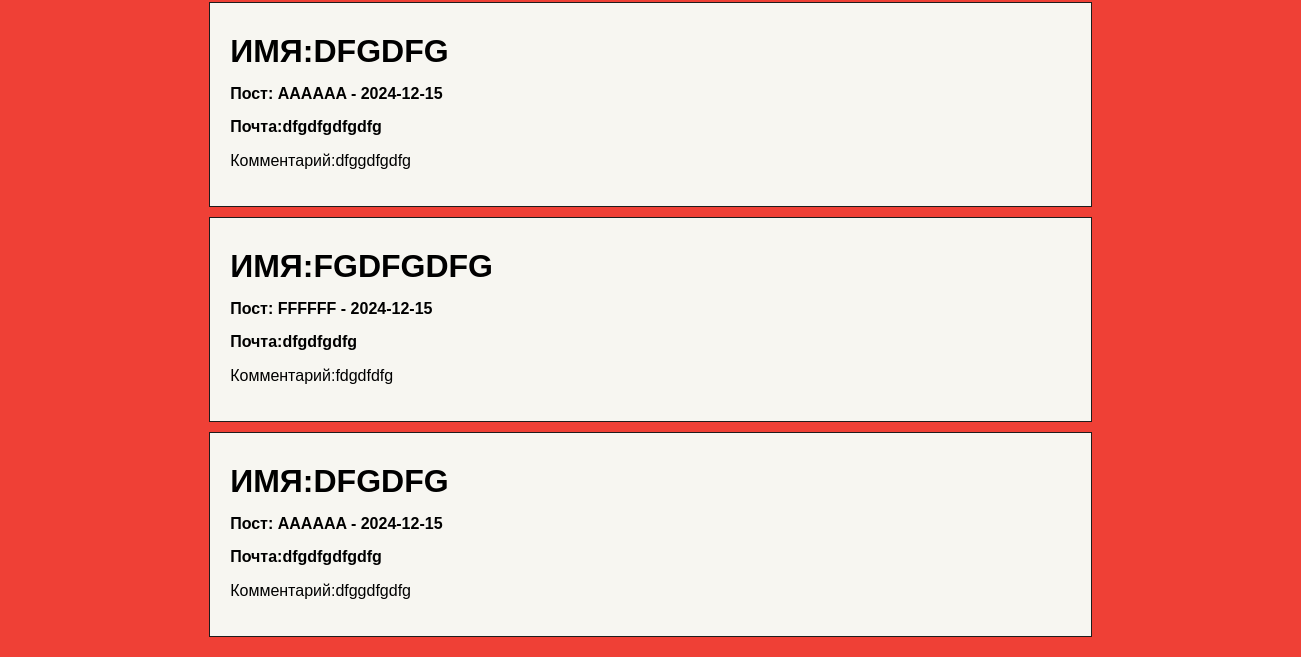
The app's page /posts/comments/ (lower part), older data.
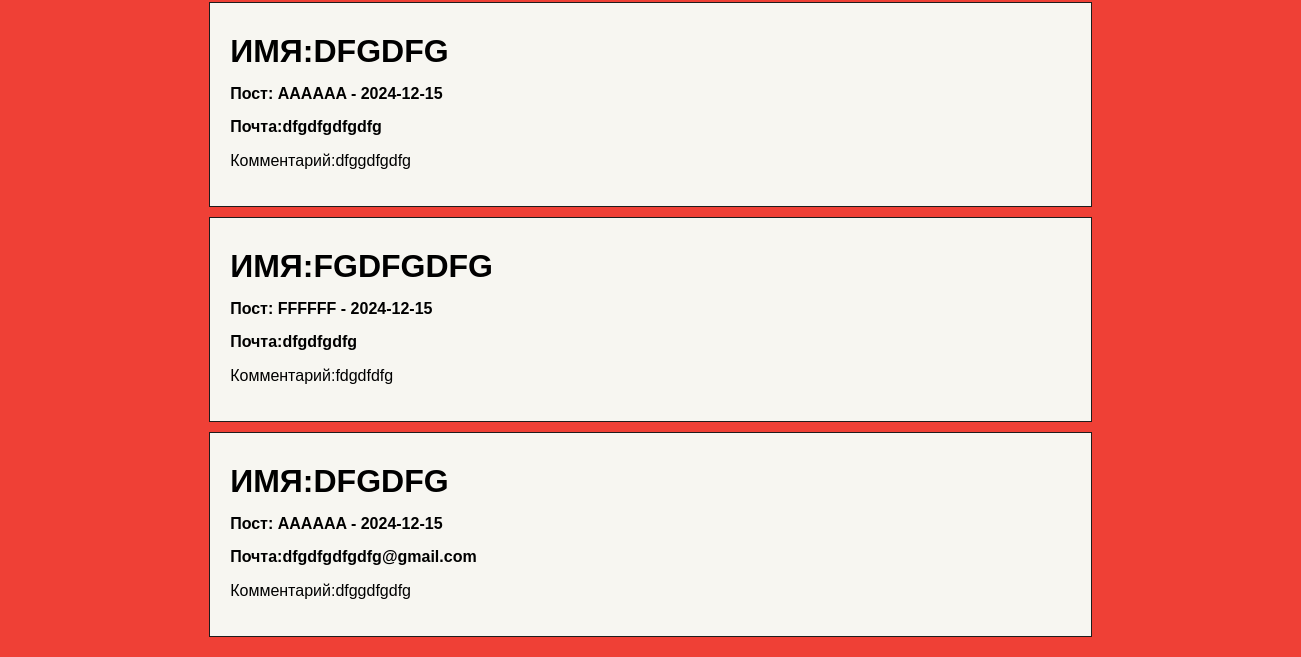
The same page, newer data.
### posts/models.py (models this page shows, shortened)
class Comment(models.Model):
    name = models.CharField(max_length=40, blank=False)
    email = models.EmailField(blank=False)
    text = models.TextField(max_length=500, blank=False)
    new = models.ForeignKey(News, on_delete=models.CASCADE)
    status = models.CharField(max_length=1, choices=STATUS_CHOICES, default="d")

class News(models.Model):
    title = models.CharField(max_length=40, blank=False)
    description = models.CharField(max_length=100, blank=False)
    text = models.TextField(max_length=500, blank=False)
    date = models.DateField(default="2024-12-15")
    def __str__(self):
        return f'{self.title} - {self.date}'

### posts/views.py (the view)
# urls.py: path('posts/comments', include('posts.urls')),
def comments(request):
    comment = Comment.objects.all()
    new = News.objects.values('id','title')
    title = "Комментарии"
    data = {"menu":MENU, "title":title, "comment":comment, 'new':new}
    return render(request, "./comments.html", context=data)

### templates/comments.html (shortened to what this page needs)
{% extends 'base.html' %}
{% load static %}
{% block  content %}
<div class="row">
{% for el in comment %}
<div class="card color2">
        <div class="feed">
            <h2>Имя:{{el.name}}</h2>
            <h4>Пост: {{el.new}}</h4>
            <h4>Почта:{{el.email}}</h4>
            <p>Комментарий:{{el.text}}</p>
        </div>
</div>
{% endfor %}
</div>
{% endblock %}

Row changes from the older to the newer data that the page shows:
changed Comment: email "dfgdfgdfgdfg" → "dfgdfgdfgdfg@gmail.com"
